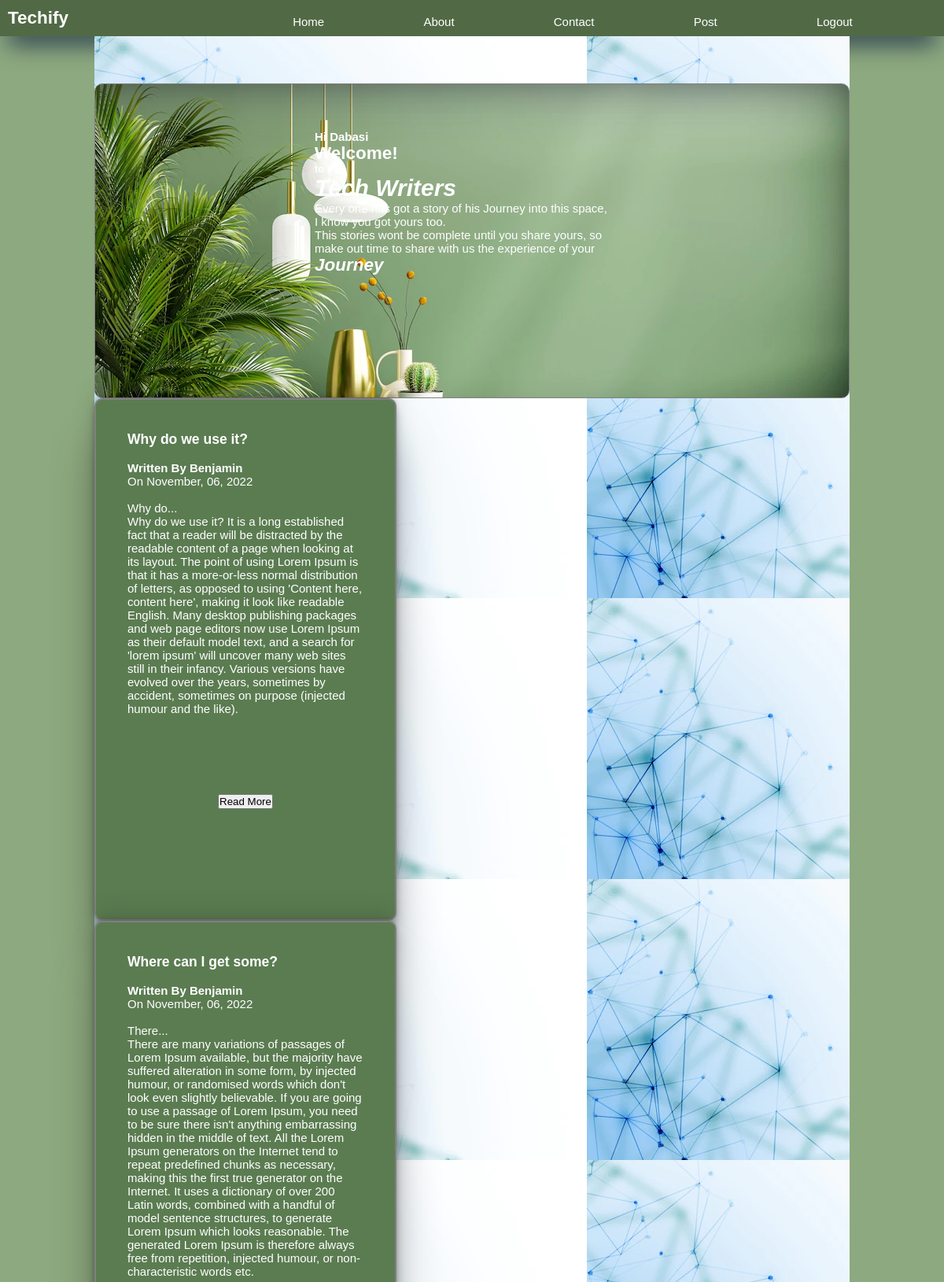
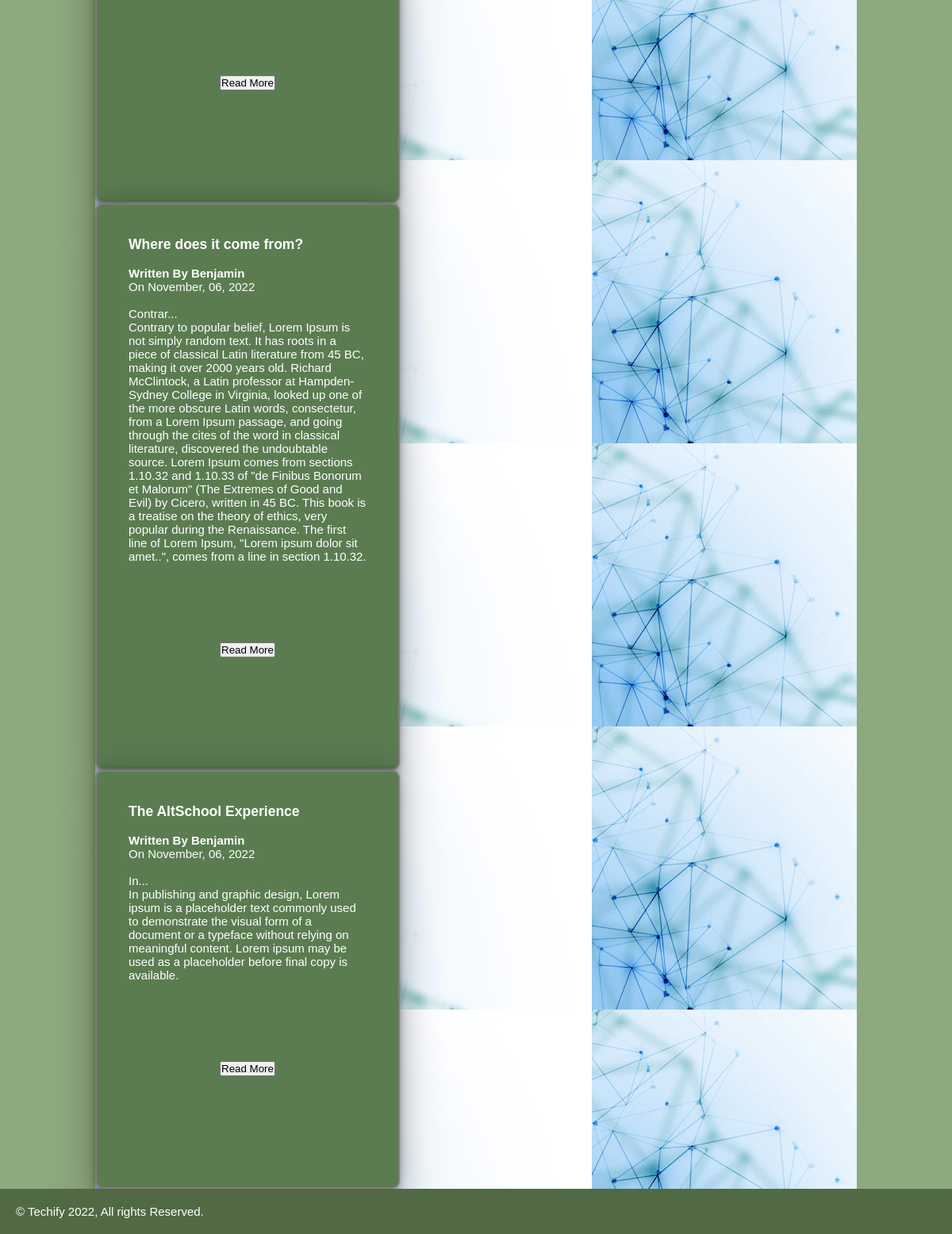
Screenshot of / (signed in) with the database file from the repository (2 pictures, top to bottom).
### app.py (models this page shows, shortened)
class User(db.Model, UserMixin):
    id = db.Column(db.Integer(), primary_key=True)
    first_name = db.Column(db.String(50), nullable=False)
    last_name = db.Column(db.String(50), nullable=False)
    username = db.Column(db.String(50), nullable=False, unique=True)
    email = db.Column(db.String(100), nullable=False, unique=True)
    password_hash = db.Column(db.Text(), nullable=False)

class Blog(db.Model, UserMixin):
    id = db.Column(db.Integer(), primary_key=True)
    title = db.Column(db.String(100), nullable=False)
    post = db.Column(db.Text, nullable=False)
    author = db.Column(db.String(50), nullable=False, default='N/A')
    date_posted = db.Column(db.DateTime, nullable=False, default=datetime.utcnow)

### app.py (the view)
@app.route('/')
def blog():
    blogs = Blog.query.all()
    return render_template('index.html', blogs=blogs)

### app.py (called while the page is built)
@login_manager.user_loader
def user_loader(id):
    return User.query.get(int(id))

### templates/index.html (shortened to what this page needs)
{% extends 'base.html' %}
{% block content %}
{% if current_user.is_authenticated %}
   <div class="start">
     <div class="home-header">
        <h4>Hi {{current_user.username}} <h2>Welcome!</h2></h4>
        <h5>to</h5>
        <h1><i>Tech Writers</i></h1>
        <p>Every one has got a story of his Journey into this space, <br> I know you got yours too.</p>
        <p>This stories wont be complete until you share yours, so make out time to share with us the experience of your <i><h2>Journey</h2></i></p>
      </div>
   </div>
     <div class="post">
     {% for post in blogs %}
        <div class="post-content" width="200px" height="250px">
                <h3 class="display-4 fst-italic">{{post.title}}</h3><br>
                <p><b>Written By {{post.author}}</b></p>
                <p>On {{post.date_posted.strftime('%B, %d, %Y')}}</p><br>
                <p>{{post.post | truncate (10)}}</p>
                <p>{{post.post}}</p>
                <a href="{{url_for('read_more', id=post.id)}}"><button>Read More</button></a>
        </div>
     {% endfor %}
     </div>
      {% endif %}
{% endblock content %}

### static/css/main.css (style rules this page uses)
* { font-family: Arial, Helvetica, sans-serif; padding: 0; margin: 0; box-sizing: border-box; }
a { text-decoration: white; }
.start { display: flex; flex-direction: row; width: 100%; border-radius: 10px; background-image: url('/static/images/techify1.webp'); height: 400px; color: black; border: 1px solid grey; padding: auto; justify-content: center; box-shadow: rgba(50, 50, 93, 0.25) 0px 30px 60px -12px inset, rgba(0, 0, 0, 0.3) 0px 18px 36px -18px inset; }
body { background: hsl(0, 0%, 95%); font-size: 15px; font-family: 'Big Shoulders Display', cursive; font-family: 'Lexend Deca', sans-serif; font-weight: 400; background-color: #8da97f; background-size: cover; }
.post a { display: flex; flex-direction: row; flex-wrap: wrap; justify-content: center; width: 100%; padding: 100px; }
.post-content { width: 40%; padding: 40px; border: 2px solid gray; row-gap: 20px; border-radius: 10px; background: #5b7c51; color: white; box-shadow: rgba(0, 0, 0, 0.25) 0px 54px 55px, rgba(0, 0, 0, 0.12) 0px -12px 30px, rgba(0, 0, 0, 0.12) 0px 4px 6px, rgba(0, 0, 0, 0.17) 0px 12px 13px, rgba(0, 0, 0, 0.09) 0px -3px 5px; }
.home-header { display: flex; justify-content: center; width: 400px; height: 200px; padding-top: 100px; flex-direction: column; justify-items: center; color: white; }

### rows the page displays
User: username "Dabasi"
Blog: title "Why do we use it?", author "Benjamin", date_posted "November, 06, 2022", post "Why do...", post "Why do we use it? It is a long established fact that a reader will be distracted by the readable content of a page when looking at its layout. The point of using Lorem Ipsum is that it has a more-or-less normal distribution of letters, as opposed to using 'Content here, content here', making it look like readable English. Many desktop publishing packages and web page editors now use Lorem Ipsum as their default model text, and a search for 'lorem ipsum' will uncover many web sites still in their infancy. Various versions have evolved over the years, sometimes by accident, sometimes on purpose (injected humour and the like)."
Blog: title "Where can I get some?", author "Benjamin", date_posted "November, 06, 2022", post "There...", post "There are many variations of passages of Lorem Ipsum available, but the majority have suffered alteration in some form, by injected humour, or randomised words which don't look even slightly believable. If you are going to use a passage of Lorem Ipsum, you need to be sure there isn't anything embarrassing hidden in the middle of text. All the Lorem Ipsum generators on the Internet tend to repeat predefined chunks as necessary, making this the first true generator on the Internet. It uses a dictionary of over 200 Latin words, combined with a handful of model sentence structures, to generate Lorem Ipsum which looks reasonable. The generated Lorem Ipsum is therefore always free from…"
Blog: title "Where does it come from?", author "Benjamin", date_posted "November, 06, 2022", post "Contrar...", post "Contrary to popular belief, Lorem Ipsum is not simply random text. It has roots in a piece of classical Latin literature from 45 BC, making it over 2000 years old. Richard McClintock, a Latin professor at Hampden-Sydney College in Virginia, looked up one of the more obscure Latin words, consectetur, from a Lorem Ipsum passage, and going through the cites of the word in classical literature, discovered the undoubtable source. Lorem Ipsum comes from sections 1.10.32 and 1.10.33 of \"de Finibus Bonorum et Malorum\" (The Extremes of Good and Evil) by Cicero, written in 45 BC. This book is a treatise on the theory of ethics, very popular during the Renaissance. The first line of Lorem Ipsum,…"
Blog: title "The AltSchool Experience", author "Benjamin", date_posted "November, 06, 2022", post "In...", post "In publishing and graphic design, Lorem ipsum is a placeholder text commonly used to demonstrate the visual form of a document or a typeface without relying on meaningful content. Lorem ipsum may be used as a placeholder before final copy is available."
